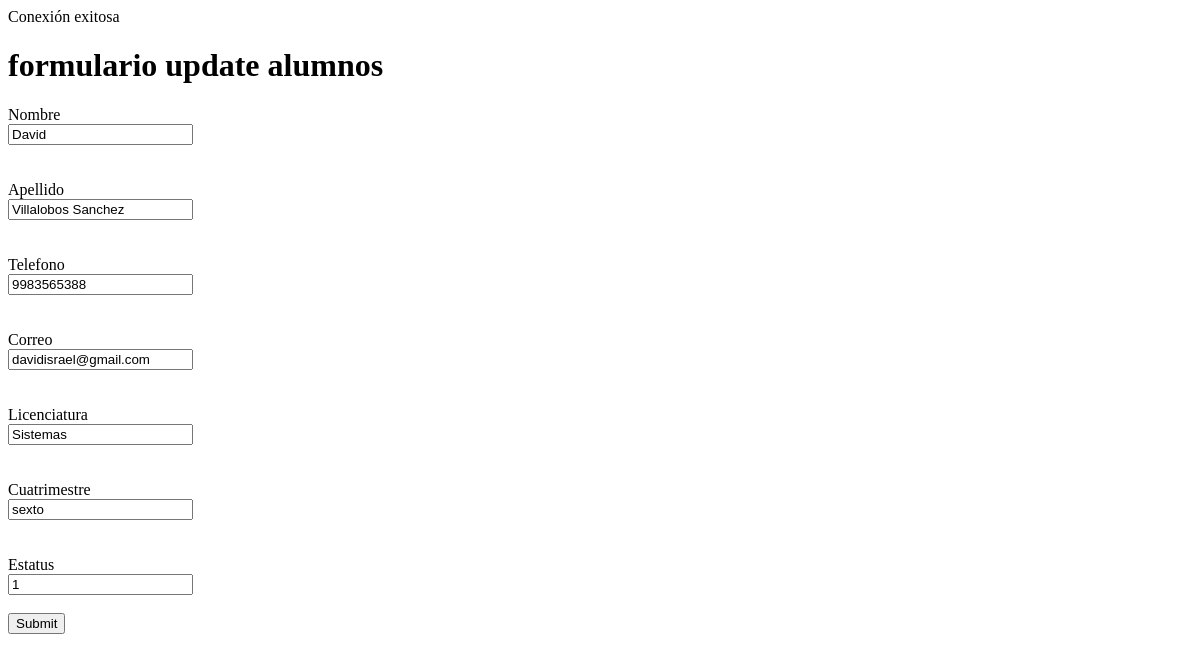
/alumnos/formulario_update.php?id=1, run on an earlier commit of the app's database.
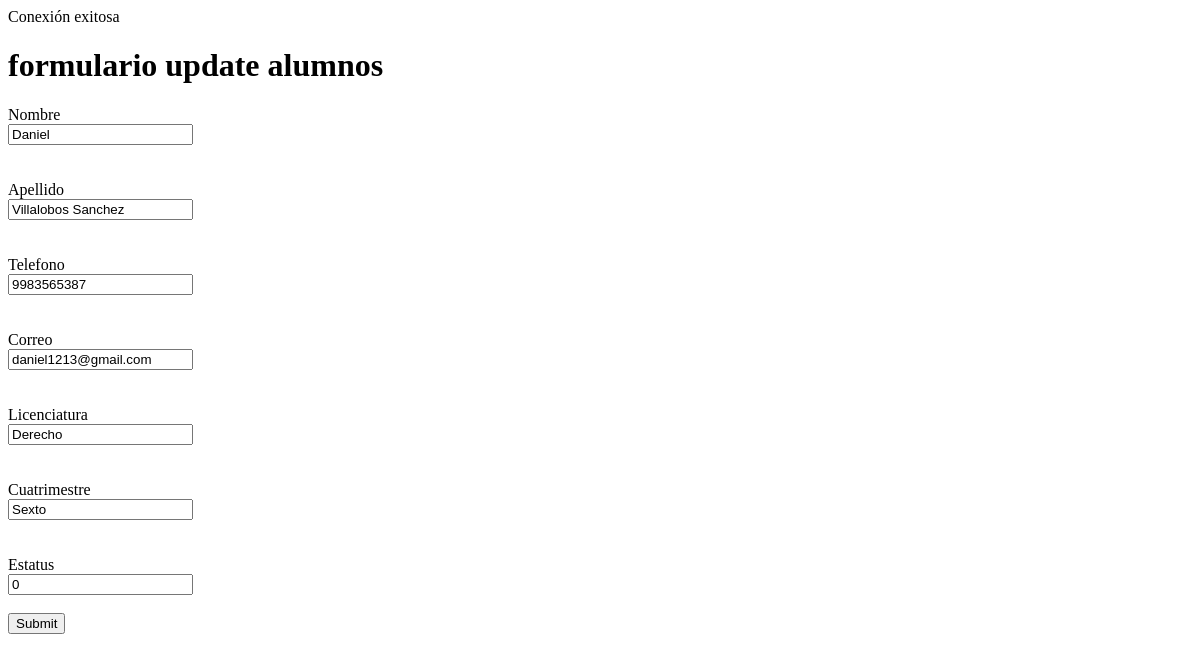
And on a later commit of the database.
### tables this page shows
CREATE TABLE `alumnos` (
  `id` int(11) NOT NULL,
  `nombre` varchar(35) NOT NULL,
  `apellido` varchar(35) NOT NULL,
  `telefono` bigint(15) NOT NULL,
  `correo` varchar(35) NOT NULL,
  `licenciatura` varchar(50) NOT NULL,
  `cuatrimestre` varchar(35) NOT NULL,
  `estatus` int(10) NOT NULL
);

### lib/functions.php (called while the page is built, shortened)
<?php
function get_alumno($connect,$id)
{
$consulta = "SELECT * FROM alumnos WHERE id = $id";
$resultado = mysqli_query($connect, $consulta);
return $resultado;
}
        ?><!DOCTYPE html>

### alumnos/formulario_update.php (the view, shortened to what this page needs)
<?php
require_once("../lib/functions.php");
$id = $_GET['id'];
$resultado = get_alumno($connect,$id);
$alumno = mysqli_fetch_array($resultado);
?>
<!DOCTYPE html>
<html lang="es-MX">
<head>
</head>
<body>
<h1>formulario update alumnos</h1>
<form action= "update_query.php" method="post">
<class= "elem-group">
<label for="name">Nombre</label> <br>
<input type="text" id= "name" name= "name" placeholder = "introduzca su nombre" value ="<?php echo $alumno['nombre']; ?>">
<br><br><br>
<label for="apellido">Apellido</label> <br>
<input type="text" id= "apellido" name= "apellido" placeholder = "introduzca su apellido"value ="<?php echo $alumno['apellido']; ?>">
<br><br><br>
<label for="telefono">Telefono</label> <br>
<input type="text" id= "telefono" name= "telefono" placeholder = "introduzca su telefono"value ="<?php echo $alumno['telefono']; ?>">
<br><br><br>
<label for="correo">Correo</label> <br>
<input type="text" id= "correo" name= "correo" placeholder = "introduzca su correo"value ="<?php echo $alumno['correo']; ?>">
<br><br><br>
<label for="licenciatura">Licenciatura</label> <br>
<input type="text" id= "licenciatura" name= "licenciatura" placeholder = "introduzca su licenciatura"value ="<?php echo $alumno['licenciatura']; ?>">
<br><br><br>
<label for="cuatrimestre">Cuatrimestre</label> <br>
<input type="text" id= "cuatrimestre" name= "cuatrimestre" placeholder = "introduzca su cuatrimestre"value ="<?php echo $alumno['cuatrimestre']; ?>">
<br><br><br>
<label for="estatus">Estatus</label> <br>
<input type="text" id= "estatus" name= "estatus" placeholder = "introduzca su estatus"value ="<?php echo $alumno['estatus']; ?>">
<br><br>
<input type="submit">
</form>
</body>
</html>

What changed in the data, as far as the page shows it:
changed alumnos: name "David" → "Daniel"
Also different on the page:
form field telefono: "9983565388" → "9983565387"
form field correo: "davidisrael@gmail.com" → "daniel1213@gmail.com"
form field licenciatura: "Sistemas" → "Derecho"
form field cuatrimestre: "sexto" → "Sexto"
form field estatus: "1" → "0"
